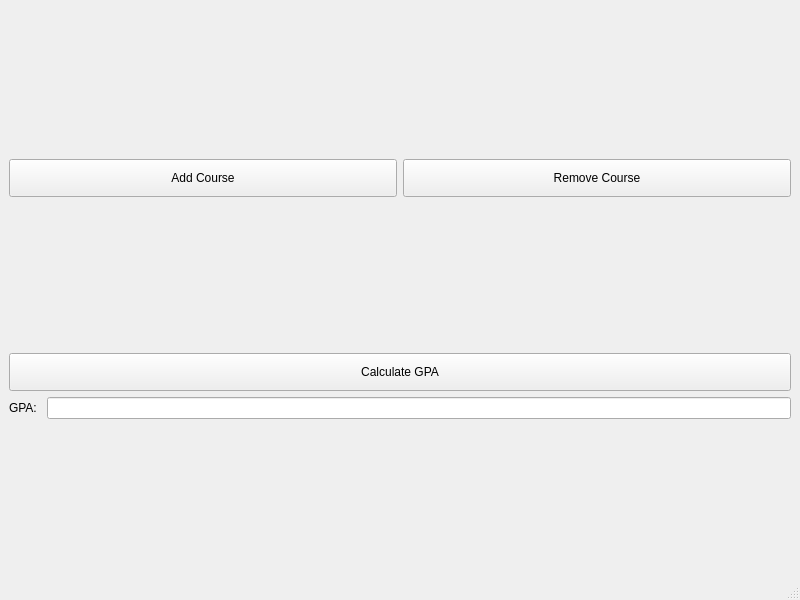
<?xml version="1.0" encoding="UTF-8"?>
<ui version="4.0">
 <class>MainWindow</class>
 <widget class="QMainWindow" name="MainWindow">
  <property name="geometry">
   <rect>
    <x>0</x>
    <y>0</y>
    <width>800</width>
    <height>600</height>
   </rect>
  </property>
  <property name="windowTitle">
   <string>MainWindow</string>
  </property>
  <widget class="QWidget" name="centralwidget">
   <layout class="QGridLayout" name="gridLayout_2">
    <item row="0" column="0">
     <layout class="QGridLayout" name="gridLayout"/>
    </item>
    <item row="2" column="0">
     <layout class="QVBoxLayout" name="verticalLayout">
      <item>
       <widget class="QPushButton" name="getGPA">
        <property name="styleSheet">
         <string notr="true">QPushButton {
min-height: 30px;
}</string>
        </property>
        <property name="text">
         <string>Calculate GPA</string>
        </property>
       </widget>
      </item>
      <item>
       <layout class="QHBoxLayout" name="horizontalLayout_3">
        <item>
         <widget class="QLabel" name="label">
          <property name="text">
           <string>GPA: </string>
          </property>
         </widget>
        </item>
        <item>
         <widget class="QLineEdit" name="GPA">
          <property name="readOnly">
           <bool>true</bool>
          </property>
         </widget>
        </item>
       </layout>
      </item>
     </layout>
    </item>
    <item row="1" column="0">
     <layout class="QHBoxLayout" name="horizontalLayout">
      <item>
       <widget class="QPushButton" name="addCourse">
        <property name="minimumSize">
         <size>
          <width>386</width>
          <height>32</height>
         </size>
        </property>
        <property name="styleSheet">
         <string notr="true">QPushButton {
min-height: 30px;
}</string>
        </property>
        <property name="text">
         <string>Add Course</string>
        </property>
       </widget>
      </item>
      <item>
       <widget class="QPushButton" name="removeCourse">
        <property name="styleSheet">
         <string notr="true">QPushButton {
min-height: 30px;
}</string>
        </property>
        <property name="text">
         <string>Remove Course</string>
        </property>
       </widget>
      </item>
     </layout>
    </item>
   </layout>
  </widget>
  <widget class="QMenuBar" name="menubar">
   <property name="geometry">
    <rect>
     <x>0</x>
     <y>0</y>
     <width>800</width>
     <height>22</height>
    </rect>
   </property>
  </widget>
  <widget class="QStatusBar" name="statusbar"/>
 </widget>
 <resources/>
 <connections/>
</ui>
